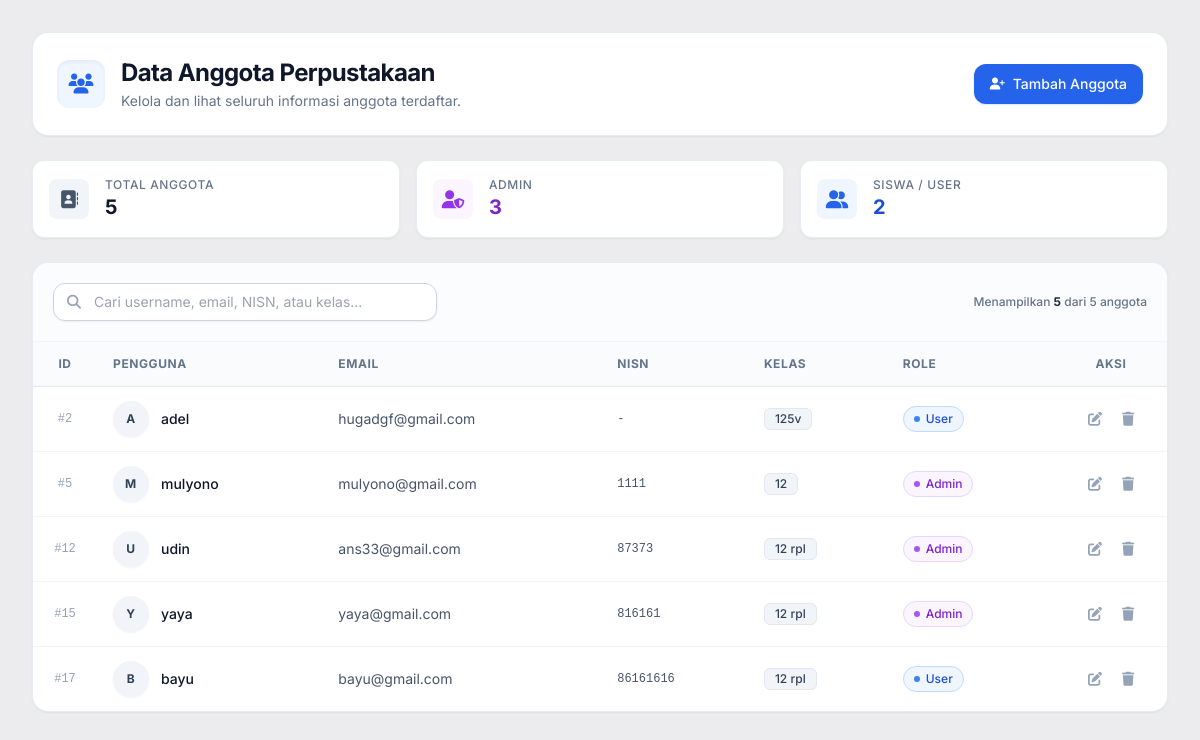
Page /view/view_admin/data_anggota.php (signed in) on the committed database.
### tables this page shows
CREATE TABLE `anggota` (
  `id_anggota` int(11) NOT NULL,
  `username` varchar(50) NOT NULL,
  `password` varchar(255) NOT NULL,
  `email` varchar(50) NOT NULL,
  `nisn` int(9) NOT NULL,
  `kelas` varchar(10) NOT NULL,
  `role` enum('admin','user') NOT NULL
);

### view/view_admin/data_anggota.php (the view, shortened to what this page needs)
<?php
require_once '../../models/m_koneksi.php';
$db = isset($conn) ? $conn : (isset($koneksi) ? $koneksi : null);
$sql = "SELECT id_anggota, username, email, nisn, kelas, role FROM anggota ORDER BY id_anggota ASC";
$result = $db->query($sql);
$total_anggota = 0;
$total_admin = 0;
$total_user = 0;
$rows = [];
if ($result && $result->num_rows > 0) {
    while ($r = $result->fetch_assoc()) {
        $rows[] = $r;
        $total_anggota++;
        if (strtolower($r['role']) === 'admin') {
            $total_admin++;
        } else {
            $total_user++;
        }
    }
}
?>
<!DOCTYPE html>
<html lang="id">
<head>
    <script src="https://cdn.tailwindcss.com"></script>
    <link rel="stylesheet" href="https://cdnjs.cloudflare.com/ajax/libs/font-awesome/6.4.0/css/all.min.css">
</head>
<body class="min-h-screen w-screen overflow-x-hidden bg-[#ECECEE]">
    <main class="w-full h-full p-4 sm:p-6 lg:p-8">
        <div class="max-w-7xl mx-auto space-y-6">
            <div class="flex flex-col sm:flex-row sm:items-center sm:justify-between gap-4 bg-white p-6 rounded-2xl shadow-sm border border-slate-200/80">
                <div class="flex items-center gap-4">
                    <div class="w-12 h-12 rounded-xl bg-blue-50 text-blue-600 flex items-center justify-center text-xl shadow-inner">
                        <i class="fa-solid fa-users"></i>
                    </div>
                    <div>
                        <h1 class="text-xl sm:text-2xl font-bold text-slate-900 tracking-tight">Data Anggota Perpustakaan</h1>
                        <p class="text-sm text-slate-500 mt-0.5">Kelola dan lihat seluruh informasi anggota terdaftar.</p>
                    </div>
                </div>
                <div>
                    <a href="tambah_anggota.php" class="inline-flex items-center justify-center gap-2 bg-blue-600 hover:bg-blue-700 active:bg-blue-800 text-white font-medium px-4 py-2.5 rounded-xl text-sm transition-all shadow-sm hover:shadow shadow-blue-500/20">
                        <i class="fa-solid fa-user-plus text-xs"></i>
                        <span>Tambah Anggota</span>
                    </a>
                </div>
            </div>
            <div class="grid grid-cols-1 sm:grid-cols-3 gap-4">
                <div class="bg-white p-4 rounded-xl border border-slate-200/80 shadow-sm flex items-center gap-4">
                    <div class="w-10 h-10 rounded-lg bg-slate-100 text-slate-600 flex items-center justify-center text-lg">
                        <i class="fa-solid fa-address-book"></i>
                    </div>
                    <div>
                        <p class="text-xs font-medium text-slate-500 uppercase tracking-wider">Total Anggota</p>
                        <p class="text-xl font-bold text-slate-900"><?= $total_anggota ?></p>
                    </div>
                </div>
                <div class="bg-white p-4 rounded-xl border border-slate-200/80 shadow-sm flex items-center gap-4">
                    <div class="w-10 h-10 rounded-lg bg-purple-50 text-purple-600 flex items-center justify-center text-lg">
                        <i class="fa-solid fa-user-shield"></i>
                    </div>
                    <div>
                        <p class="text-xs font-medium text-slate-500 uppercase tracking-wider">Admin</p>
                        <p class="text-xl font-bold text-purple-700"><?= $total_admin ?></p>
                    </div>
                </div>
                <div class="bg-white p-4 rounded-xl border border-slate-200/80 shadow-sm flex items-center gap-4">
                    <div class="w-10 h-10 rounded-lg bg-blue-50 text-blue-600 flex items-center justify-center text-lg">
                        <i class="fa-solid fa-user-group"></i>
                    </div>
                    <div>
                        <p class="text-xs font-medium text-slate-500 uppercase tracking-wider">Siswa / User</p>
                        <p class="text-xl font-bold text-blue-700"><?= $total_user ?></p>
                    </div>
                </div>
            </div>
            <div class="bg-white rounded-2xl shadow-sm border border-slate-200/80 overflow-hidden">
                <div class="p-4 sm:p-5 border-b border-slate-100 bg-slate-50/50 flex flex-col sm:flex-row justify-between items-center gap-4">
                    <div class="relative w-full sm:w-96">
                        <i class="fa-solid fa-magnifying-glass absolute left-3.5 top-1/2 -translate-y-1/2 text-slate-400 text-sm"></i>
                        <input type="text" id="searchInput" onkeyup="searchTable()" placeholder="Cari username, email, NISN, atau kelas..."
                               class="w-full pl-10 pr-4 py-2 border rounded-xl text-sm focus:outline-none focus:ring-2 focus:ring-blue-500 focus:border-transparent border-slate-300 bg-white transition shadow-sm">
                    </div>
                    <div class="text-xs text-slate-500 font-medium">
                        Menampilkan <span id="visibleCount" class="font-bold text-slate-800"><?= count($rows) ?></span> dari <?= count($rows) ?> anggota
                    </div>
                </div>
                <div class="overflow-x-auto">
                    <table class="w-full text-left border-collapse" id="anggotaTable">
                        <thead>
                            <tr class="bg-slate-50/80 border-b border-slate-200 text-xs font-semibold text-slate-500 uppercase tracking-wider">
                                <th class="py-3.5 px-4 text-center w-16">ID</th>
                                <th class="py-3.5 px-4">Pengguna</th>
                                <th class="py-3.5 px-4">Email</th>
                                <th class="py-3.5 px-4">NISN</th>
                                <th class="py-3.5 px-4">Kelas</th>
                                <th class="py-3.5 px-4">Role</th>
                                <th class="py-3.5 px-4 text-center w-28">Aksi</th>
                            </tr>
                        </thead>
                        <tbody class="divide-y divide-slate-100 text-sm">
                            <?php if (count($rows) > 0): ?>
                                <?php foreach ($rows as $row): ?>
                                    <tr class="hover:bg-slate-50/80 transition-colors group">
                                        <td class="py-3.5 px-4 text-center font-mono text-xs text-slate-400 font-medium">
                                            #<?= htmlspecialchars($row['id_anggota']) ?>
                                        </td>
                                        <td class="py-3.5 px-4">
                                            <div class="flex items-center gap-3">
                                                <div class="w-9 h-9 rounded-full bg-slate-100 text-slate-700 group-hover:bg-blue-600 group-hover:text-white flex items-center justify-center font-bold text-xs tracking-wider transition-colors shadow-sm">
                                                    <?= strtoupper(substr($row['username'], 0, 1)) ?>
                                                </div>
                                                <span class="font-medium text-slate-900">
                                                    <?= htmlspecialchars($row['username']) ?>
                                                </span>
                                            </div>
                                        </td>
                                        <td class="py-3.5 px-4 text-slate-600">
                                            <?= htmlspecialchars($row['email'] ?: '-') ?>
                                        </td>
                                        <td class="py-3.5 px-4 font-mono text-xs text-slate-600">
                                            <?= htmlspecialchars($row['nisn'] ?: '-') ?>
                                        </td>
                                        <td class="py-3.5 px-4">
                                            <?php if ($row['kelas']): ?>
                                                <span class="inline-flex items-center px-2.5 py-0.5 rounded-md text-xs font-medium bg-slate-100 text-slate-700 border border-slate-200">
                                                    <?= htmlspecialchars($row['kelas']) ?>
                                                </span>
                                            <?php else: ?>
                                                <span class="text-slate-400 text-xs">-</span>
                                            <?php endif; ?>
                                        </td>
                                        <td class="py-3.5 px-4">
                                            <?php if (strtolower($row['role']) === 'admin'): ?>
                                                <span class="inline-flex items-center gap-1.5 px-2.5 py-1 rounded-full text-xs font-medium bg-purple-50 text-purple-700 border border-purple-200">
                                                    <span class="w-1.5 h-1.5 rounded-full bg-purple-500"></span> Admin
                                                </span>
                                            <?php else: ?>
                                                <span class="inline-flex items-center gap-1.5 px-2.5 py-1 rounded-full text-xs font-medium bg-blue-50 text-blue-700 border border-blue-200">
                                                    <span class="w-1.5 h-1.5 rounded-full bg-blue-500"></span> User
                                                </span>
                                            <?php endif; ?>
                                        </td>
                                        <td class="py-3.5 px-4 text-center">
                                            <div class="flex items-center justify-center gap-1">
                                                <a href="edit_anggota.php?id=<?= $row['id_anggota'] ?>"
                                                   title="Edit Data"
                                                   class="p-2 text-slate-400 hover:text-blue-600 hover:bg-blue-50 rounded-lg transition-all">
                                                    <i class="fa-solid fa-pen-to-square"></i>
                                                </a>
                                                <a href="../../controller/c_hapus_anggota.php?id=<?= $row['id_anggota'] ?>"
                                                   title="Hapus Data"
                                                   onclick="return confirm('Apakah Anda yakin ingin menghapus anggota <?= htmlspecialchars($row['username']) ?>?');"
                                                   class="p-2 text-slate-400 hover:text-red-600 hover:bg-red-50 rounded-lg transition-all">
                                                    <i class="fa-solid fa-trash"></i>
                                                </a>
                                            </div>
                                        </td>
                                    </tr>
                                <?php endforeach; ?>
                            <?php endif; ?>
                        </tbody>
                    </table>
                </div>
            </div>
        </div>
    </main>
</body>
</html>

### view/view_admin/data_anggota.php (style rules this page uses)
body { font-family: 'Inter', sans-serif; background-color: #ECECEE; }

### rows in the picture
anggota: id_anggota "2", username "A", username "adel", email "hugadgf@gmail.com", nisn "-", kelas "125v", role "user" (drawn)
anggota: id_anggota "5", username "M", username "mulyono", email "mulyono@gmail.com", nisn "1111", kelas "12", role "admin" (drawn)
anggota: id_anggota "12", username "U", username "udin", email "ans33@gmail.com", nisn "87373", kelas "12 rpl", role "admin" (drawn)
anggota: id_anggota "15", username "Y", username "yaya", email "yaya@gmail.com", nisn "816161", kelas "12 rpl", role "admin" (drawn)
anggota: id_anggota "17", username "B", username "bayu", email "bayu@gmail.com", nisn "86161616", kelas "12 rpl", role "user" (drawn)

### other values in the picture
$total_anggota "5"
$total_admin "3"
$total_user "2"
count($rows) "5"
